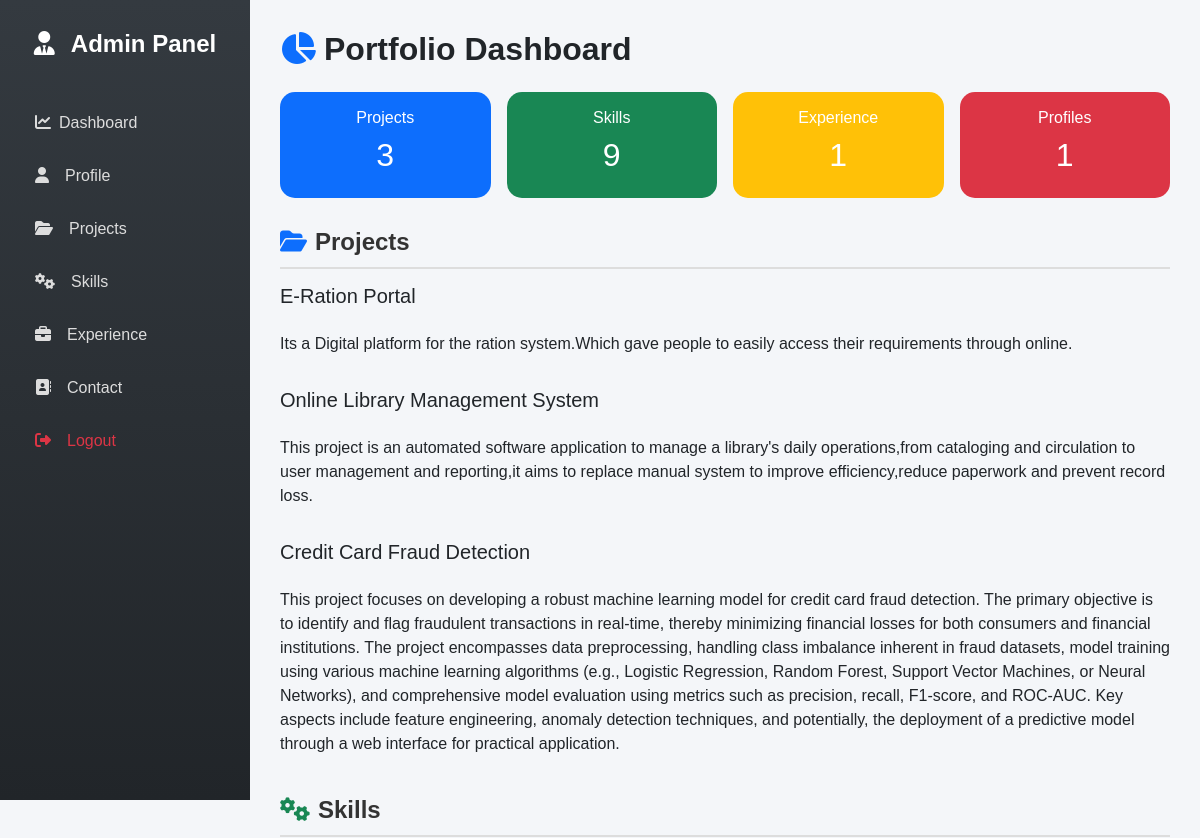
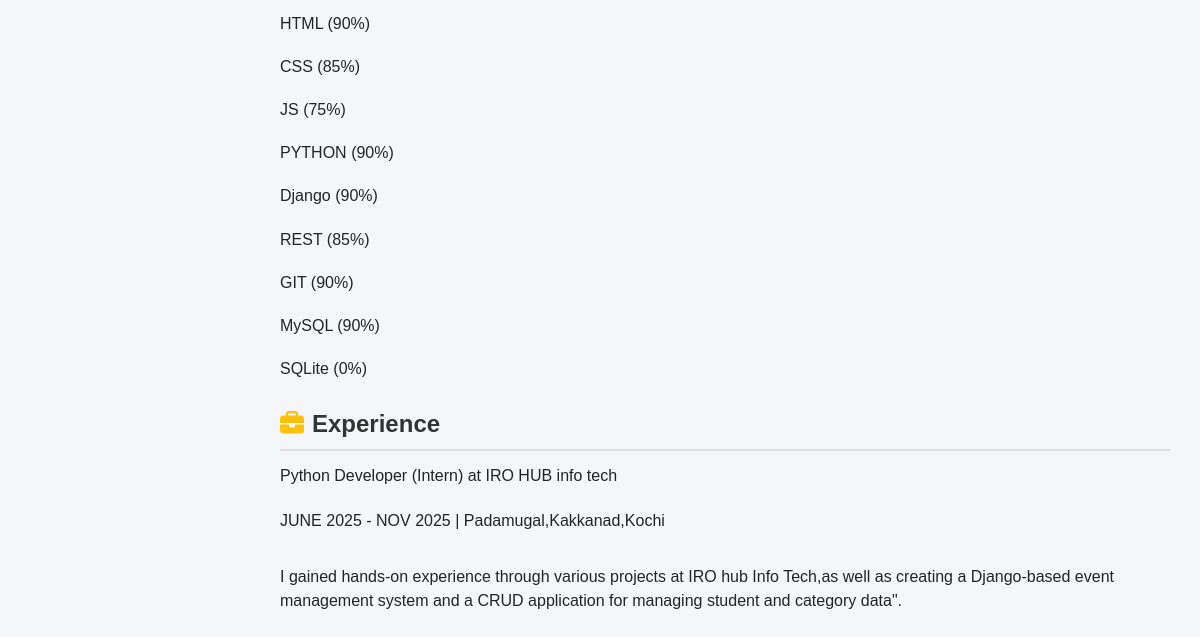
Page /admin_page on the earlier database version (2 pictures, top to bottom).
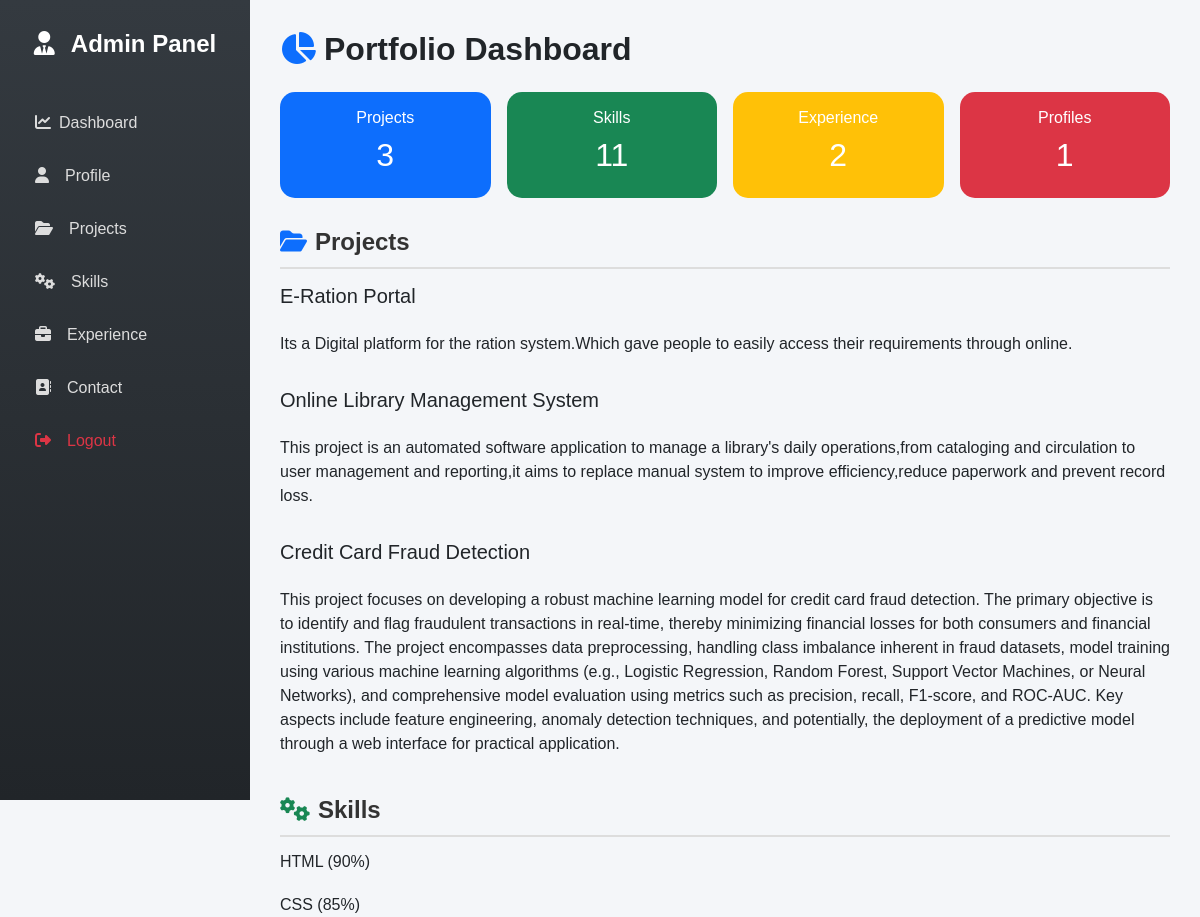
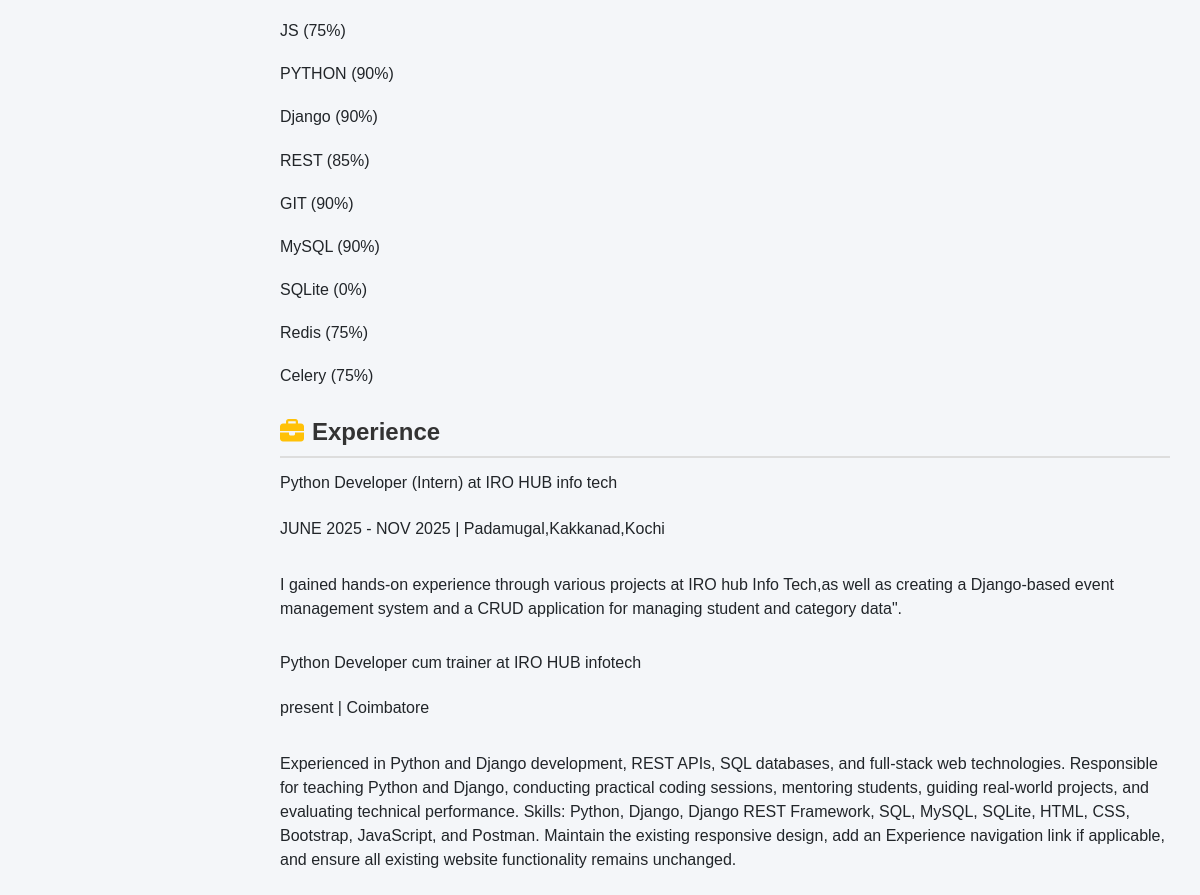
Same page on the later database version (2 pictures, top to bottom).
### admin_app/models.py (models this page shows, shortened)
class Project(models.Model):
    title = models.CharField(max_length=200)
    description = models.TextField()
    image = models.ImageField(upload_to='projects/')
    link = models.URLField(blank=True, null=True)
    created_at = models.DateTimeField(auto_now_add=True)
    tools = models.TextField(blank=True, null=True)

class Skill(models.Model):
    name = models.CharField(max_length=50)
    proficiency = models.PositiveIntegerField(default=0, help_text="Enter value between 0 and 100")

class Experience(models.Model):
    company_name = models.CharField(max_length=200)
    role = models.CharField(max_length=200)
    duration = models.CharField(max_length=100)
    description = models.TextField()
    start_date = models.DateField()
    end_date = models.DateField(blank=True, null=True)
    location = models.CharField(max_length=200, blank=True, null=True)
    image = models.ImageField(upload_to='experience_images/', blank=True, null=True)

### admin_app/views.py (the view)
# urls.py: path('admin_page',views.admin_page,name='admin_page'),
def admin_page(request):
    context = {
        'projects': Project.objects.all(),
        'skills': Skill.objects.all(),
        'experiences': Experience.objects.all(),
        'profiles': Profile.objects.all(),
    }
    return render(request, 'admin_page.html', context)

### admin_app/templates/admin_page.html (shortened to what this page needs)
<!DOCTYPE html>
<html lang="en">
<head>
  <link href="https://cdn.jsdelivr.net/npm/bootstrap@5.3.2/dist/css/bootstrap.min.css" rel="stylesheet">
  <link href="https://cdnjs.cloudflare.com/ajax/libs/font-awesome/6.4.0/css/all.min.css" rel="stylesheet">
</head>
<body>
  <div class="sidebar">
    <h4><i class="fa-solid fa-user-tie me-3"></i>Admin Panel</h4>
    <a href="{% url 'admin_page' %}"><i class="fa fa-chart-line me-2"></i>Dashboard</a>
    <a href="{% url 'profile_list' %}"><i class="fa-solid fa-user me-3"></i>Profile</a>
    <a href="{% url 'project_list' %}"><i class="fa fa-folder-open me-3"></i>Projects</a>
    <a href="{% url 'skill_list' %}"><i class="fa fa-cogs me-3"></i>Skills</a>
    <a href="{% url 'experience_list' %}"><i class="fa fa-briefcase me-3"></i>Experience</a>
    <a href="{% url 'contact_list_view' %}"><i class="fas fa-address-book me-3"></i>Contact</a>
    <a href="{% url 'admin_logout' %}" class="text-danger"><i class="fa fa-sign-out-alt me-3"></i>Logout</a>
  </div>
<div class="main-content">
    {% block content %}
    <h2 class="fw-bold mb-4"><i class="fa fa-chart-pie me-2 text-primary"></i>Portfolio Dashboard</h2>
    <div class="row g-3 mb-4">
        <div class="col-6 col-md-3">
            <div class="card bg-primary text-white text-center p-3">
                <h6>Projects</h6>
                <h2>{{ projects.count }}</h2>
            </div>
        </div>
        <div class="col-6 col-md-3">
            <div class="card bg-success text-white text-center p-3">
                <h6>Skills</h6>
                <h2>{{ skills.count }}</h2>
            </div>
        </div>
        <div class="col-6 col-md-3">
            <div class="card bg-warning text-white text-center p-3">
                <h6>Experience</h6>
                <h2>{{ experiences.count }}</h2>
            </div>
        </div>
        <div class="col-6 col-md-3">
            <div class="card bg-danger text-white text-center p-3">
                <h6>Profiles</h6>
                <h2>{{ profiles.count }}</h2>
            </div>
        </div>
    </div>
    <h4 class="section-title"><i class="fa fa-folder-open me-2 text-primary"></i>Projects</h4>
    <div class="row g-3">
        {% for project in projects %}
    <h5>{{ project.title }}</h5>
    <p>{{ project.description }}</p>
{% empty %}
    <p>No projects added yet.</p>
{% endfor %}
    </div>
    <h4 class="section-title mt-4"><i class="fa fa-cogs me-2 text-success"></i>Skills</h4>
    <div class="row g-3">
        {% for skill in skills %}
    <h6>{{ skill.name }} ({{ skill.proficiency }}%)</h6>
{% empty %}
    <p>No skills added yet.</p>
{% endfor %}
    </div>
    <h4 class="section-title mt-4"><i class="fa fa-briefcase me-2 text-warning"></i>Experience</h4>
    <div class="row g-3">
        {% for exp in experiences %}
    <h6>{{ exp.role }} at {{ exp.company_name }}</h6>
    <p>{{ exp.duration }} | {{ exp.location }}</p>
    <p>{{ exp.description }}</p>
{% empty %}
    <p>No experiences added yet.</p>
{% endfor %}
    </div>
    {% endblock %}
</div>
</body>
</html>

Differences in the rows shown:
added Skill: name "Redis", proficiency "75"
added Skill: name "Celery", proficiency "75"
added Experience: role "Python Developer cum trainer", company_name "IRO HUB infotech", duration "present", location "Coimbatore", description "Experienced in Python and Django development, REST APIs, SQL databases, and full-stack web technologies. Responsible for teaching Python and Django, conducting practical coding sessions, mentoring students, guiding real-world projects, and evaluating technical performance. Skills: Python, Django, Django REST Framework, SQL, MySQL, SQLite, HTML, CSS, Bootstrap, JavaScript, and Postman. Maintain the existing responsive design, add an Experience navigation link if applicable, and ensure all existing website functionality remains unchanged."
Other differences:
{{ skills.count }}: "9" → "11"
{{ experiences.count }}: "1" → "2"
